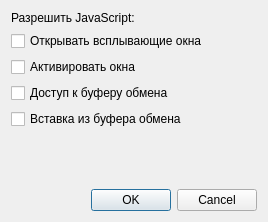
<?xml version="1.0" encoding="UTF-8"?>
<ui version="4.0">
 <class>JsOptions</class>
 <widget class="QDialog" name="JsOptions">
  <property name="geometry">
   <rect>
    <x>0</x>
    <y>0</y>
    <width>268</width>
    <height>222</height>
   </rect>
  </property>
  <property name="windowTitle">
   <string>Параметры JavaScript</string>
  </property>
  <layout class="QVBoxLayout" name="verticalLayout_2">
   <item>
    <widget class="QLabel" name="label">
     <property name="text">
      <string>Разрешить JavaScript:</string>
     </property>
    </widget>
   </item>
   <item>
    <layout class="QVBoxLayout" name="verticalLayout">
     <item>
      <widget class="QCheckBox" name="jscanOpenWindow">
       <property name="text">
        <string>Открывать всплывающие окна</string>
       </property>
      </widget>
     </item>
     <item>
      <widget class="QCheckBox" name="jscanActivateWindow">
       <property name="text">
        <string>Активировать окна</string>
       </property>
      </widget>
     </item>
     <item>
      <widget class="QCheckBox" name="jscanAccessClipboard">
       <property name="text">
        <string>Доступ к буферу обмена</string>
       </property>
      </widget>
     </item>
     <item>
      <widget class="QCheckBox" name="jscanPaste">
       <property name="text">
        <string>Вставка из буфера обмена</string>
       </property>
      </widget>
     </item>
     <item>
      <spacer name="verticalSpacer_2">
       <property name="orientation">
        <enum>Qt::Vertical</enum>
       </property>
       <property name="sizeHint" stdset="0">
        <size>
         <width>20</width>
         <height>40</height>
        </size>
       </property>
      </spacer>
     </item>
    </layout>
   </item>
   <item>
    <widget class="QDialogButtonBox" name="jsoptsbbox">
     <property name="standardButtons">
      <set>QDialogButtonBox::Cancel|QDialogButtonBox::Ok</set>
     </property>
    </widget>
   </item>
  </layout>
 </widget>
 <resources/>
 <connections>
  <connection>
   <sender>jsoptsbbox</sender>
   <signal>accepted()</signal>
   <receiver>JsOptions</receiver>
   <slot>accept()</slot>
   <hints>
    <hint type="sourcelabel">
     <x>248</x>
     <y>254</y>
    </hint>
    <hint type="destinationlabel">
     <x>157</x>
     <y>274</y>
    </hint>
   </hints>
  </connection>
  <connection>
   <sender>jsoptsbbox</sender>
   <signal>rejected()</signal>
   <receiver>JsOptions</receiver>
   <slot>reject()</slot>
   <hints>
    <hint type="sourcelabel">
     <x>316</x>
     <y>260</y>
    </hint>
    <hint type="destinationlabel">
     <x>286</x>
     <y>274</y>
    </hint>
   </hints>
  </connection>
 </connections>
</ui>
